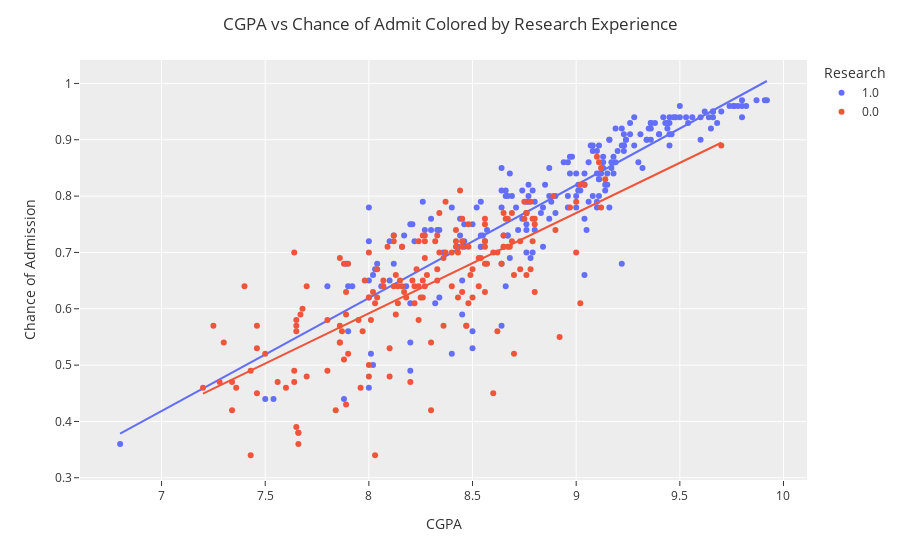

The notebook cell this image was saved under:
### Code cell
DF['Research'] = DF['Research'].apply(lambda x: str(x))

fig = px.scatter(DF,
                 x='CGPA',
                 y='Chance of Admit ',
                trendline='ols',
                color = 'Research',
                 
                )


fig.update_layout(template="ggplot2",
                  title='CGPA vs Chance of Admit Colored by Research Experience',
                  title_x=0.5,
                  xaxis_title="CGPA",
                  yaxis_title="Chance of Admission")

fig.show()

### Figure 1 — Plotly figure (JSON) as saved in the notebook; plotly's stock layout.template omitted (floating-point values rounded to 4 significant figures; data arrays with more than 128 entries replaced by an {"elided": "..."} marker saying what was removed)
{"data": [{"hovertemplate": "Research=1.0<br>CGPA=%{x}<br>Chance of Admit =%{y}<extra></extra>", "legendgroup": "1.0", "marker": {"color": "#636efa", "symbol": "circle"}, "mode": "markers", "name": "1.0", "orientation": "v", "showlegend": true, "type": "scatter", "x": {"elided": "219 float values"}, "xaxis": "x", "y": {"elided": "219 float values"}, "yaxis": "y"}, {"hovertemplate": "<b>OLS trendline</b><br>Chance of Admit  = 0.200604 * CGPA + -0.98566<br>R<sup>2</sup>=0.782366<br><br>Research=1.0<br>CGPA=%{x}<br>Chance of Admit =%{y} <b>(trend)</b><extra></extra>", "legendgroup": "1.0", "marker": {"color": "#636efa", "symbol": "circle"}, "mode": "lines", "name": "1.0", "showlegend": false, "type": "scatter", "x": {"elided": "219 float values"}, "xaxis": "x", "y": {"elided": "219 float values"}, "yaxis": "y"}, {"hovertemplate": "Research=0.0<br>CGPA=%{x}<br>Chance of Admit =%{y}<extra></extra>", "legendgroup": "0.0", "marker": {"color": "#EF553B", "symbol": "circle"}, "mode": "markers", "name": "0.0", "orientation": "v", "showlegend": true, "type": "scatter", "x": {"elided": "181 float values"}, "xaxis": "x", "y": {"elided": "181 float values"}, "yaxis": "y"}, {"hovertemplate": "<b>OLS trendline</b><br>Chance of Admit  = 0.178171 * CGPA + -0.83351<br>R<sup>2</sup>=0.532605<br><br>Research=0.0<br>CGPA=%{x}<br>Chance of Admit =%{y} <b>(trend)</b><extra></extra>", "legendgroup": "0.0", "marker": {"color": "#EF553B", "symbol": "circle"}, "mode": "lines", "name": "0.0", "showlegend": false, "type": "scatter", "x": {"elided": "181 float values"}, "xaxis": "x", "y": {"elided": "181 float values"}, "yaxis": "y"}], "layout": {"autosize": true, "legend": {"title": {"text": "Research"}, "tracegroupgap": 0}, "margin": {"t": 60}, "title": {"text": "CGPA vs Chance of Admit Colored by Research Experience", "x": 0.5}, "xaxis": {"anchor": "y", "autorange": true, "domain": [0, 1], "range": [6.61, 10.11], "title": {"text": "CGPA"}, "type": "linear"}, "yaxis": {"anchor": "x", "autorange": true, "domain": [0, 1], "range": [0.2896, 1.042], "title": {"text": "Chance of Admission"}, "type": "linear"}}}
